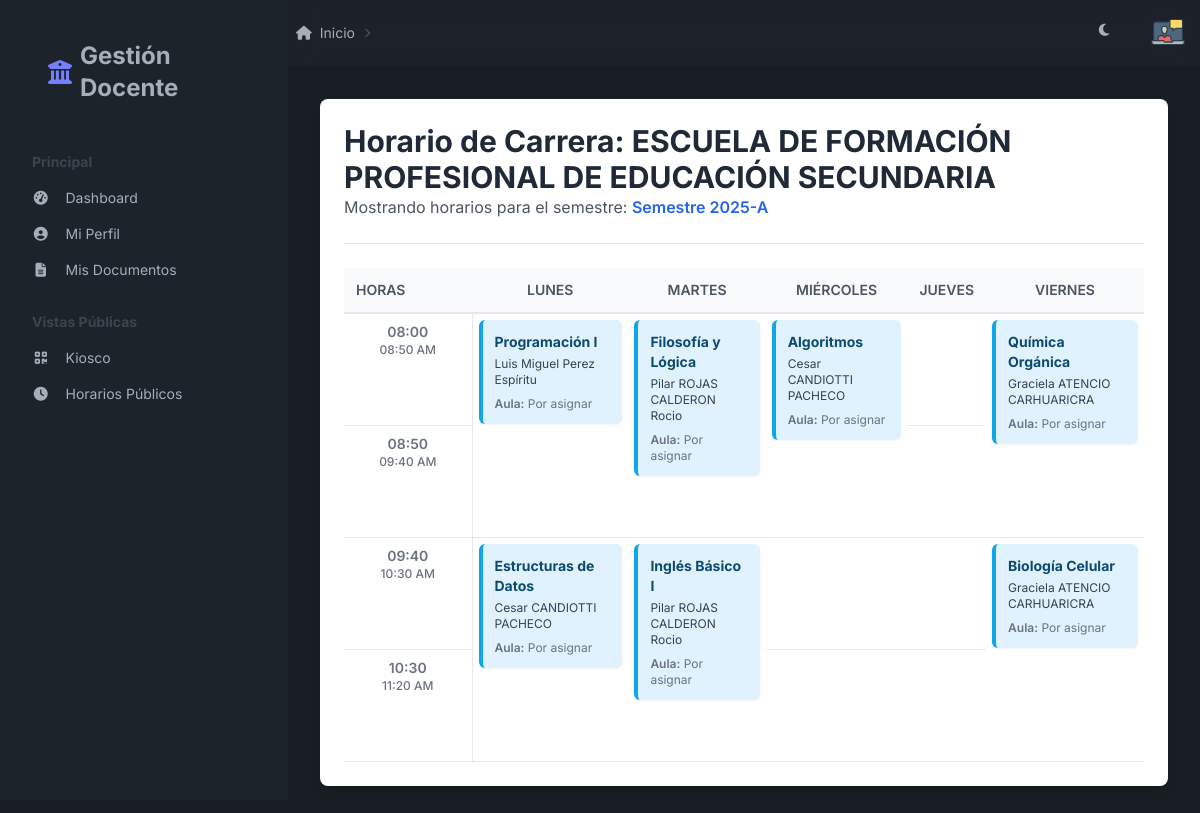
/horarios/1/ (signed in), run on the app's committed database.
### core/models.py (models this page shows, shortened)
class Docente(AbstractUser):
    DISPONIBILIDAD_CHOICES = [('COMPLETO', 'Tiempo Completo (Mañana y Tarde)'), ('MANANA', 'Solo Mañana'), ('TARDE', 'Solo Tarde')]
    dni = models.CharField(max_length=8, unique=True, db_index=True)
    especialidades = models.ManyToManyField(Especialidad, related_name="docentes")
    disponibilidad = models.CharField(max_length=20, choices=DISPONIBILIDAD_CHOICES, default='COMPLETO')
    id_qr = models.UUIDField(default=uuid.uuid4, editable=False, unique=True)
    foto = models.ImageField(upload_to='fotos_docentes/', null=True, blank=True, default='fotos_docentes/placeholder.png')
    def __str__(self): return f"{self.first_name} {self.last_name}"

class Carrera(models.Model):
    nombre = models.CharField(max_length=100)

class Semestre(models.Model):
    ESTADOS = [('PLANIFICACION', 'En Planificación'), ('ACTIVO', 'Activo'), ('CERRADO', 'Cerrado')]
    TIPO_SEMESTRE = [('IMPAR', 'Impar (A)'), ('PAR', 'Par (B)')]
    nombre = models.CharField(max_length=100, help_text="Ej: Semestre 2025-A")
    tipo = models.CharField(max_length=10, choices=TIPO_SEMESTRE, default='IMPAR')
    fecha_inicio = models.DateField()
    fecha_fin = models.DateField()
    estado = models.CharField(max_length=20, choices=ESTADOS, default='PLANIFICACION')

class FranjaHoraria(models.Model):
    TURNO_CHOICES = [('MANANA', 'Mañana'), ('TARDE', 'Tarde'), ('NOCHE', 'Noche')]
    turno = models.CharField(max_length=10, choices=TURNO_CHOICES)
    hora_inicio = models.TimeField()
    hora_fin = models.TimeField()
    class Meta:
        verbose_name = "Franja Horaria"; verbose_name_plural = "Franjas Horarias"; ordering = ['hora_inicio']

class Curso(models.Model):
    TIPO_CURSO_CHOICES = [('ESPECIALIDAD', 'Especialidad'), ('GENERAL', 'General')]
    SEMESTRE_CURSADO_CHOICES = [(1, 'Semestre I'), (2, 'Semestre II'), (3, 'Semestre III'), (4, 'Semestre IV'), (5, 'Semestre V'), (6, 'Semestre VI'), (7, 'Semestre VII'), (8, 'Semestre VIII'), (9, 'Semestre IX'), (10, 'Semestre X')]
    nombre = models.CharField(max_length=100)
    tipo_curso = models.CharField(max_length=20, choices=TIPO_CURSO_CHOICES, default='ESPECIALIDAD')
    docente = models.ForeignKey(Docente, on_delete=models.SET_NULL, null=True, blank=True)
    carrera = models.ForeignKey(Carrera, on_delete=models.CASCADE)
    especialidad = models.ForeignKey(Especialidad, on_delete=models.SET_NULL, null=True, related_name='cursos')
    semestre = models.ForeignKey(Semestre, on_delete=models.SET_NULL, null=True, related_name='cursos')
    semestre_cursado = models.IntegerField(choices=SEMESTRE_CURSADO_CHOICES, null=True, blank=True)
    horario_inicio = models.TimeField(null=True, blank=True)
    horario_fin = models.TimeField(null=True, blank=True)
    dia = models.CharField(max_length=20, choices=[('Lunes', 'Lunes'), ('Martes', 'Martes'), ('Miércoles', 'Miércoles'), ('Jueves', 'Jueves'), ('Viernes', 'Viernes')], null=True, blank=True)
    duracion_bloques = models.IntegerField(default=2, help_text="Número de bloques de 50 minutos que dura el curso.")

### core/views.py (the view)
# urls.py: path('horarios/<int:carrera_id>/', views.ver_horarios, name='ver_horarios'),
@login_required
def ver_horarios(request, carrera_id):
    semestre_activo = Semestre.objects.filter(estado='ACTIVO').first()
    carrera = Carrera.objects.get(id=carrera_id)
    cursos_asignados = Curso.objects.filter(
        carrera=carrera,
        semestre=semestre_activo,
        dia__isnull=False,
        horario_inicio__isnull=False
    ).order_by('dia', 'horario_inicio')
    franjas_horarias = list(FranjaHoraria.objects.all().order_by('hora_inicio'))
    dias_semana = ['Lunes', 'Martes', 'Miércoles', 'Jueves', 'Viernes']
    horario_grid = {franja.id: {dia: None for dia in dias_semana} for franja in franjas_horarias}
    for curso in cursos_asignados:
        try:
            franja_inicio_obj = next(f for f in franjas_horarias if f.hora_inicio == curso.horario_inicio)
            horario_grid[franja_inicio_obj.id][curso.dia] = curso
            if curso.duracion_bloques > 1:
                start_index = franjas_horarias.index(franja_inicio_obj)
                for i in range(1, curso.duracion_bloques):
                    if (start_index + i) < len(franjas_horarias):
                        franja_ocupada = franjas_horarias[start_index + i]
                        horario_grid[franja_ocupada.id][curso.dia] = 'OCUPADO'
        except (StopIteration, TypeError, AttributeError):
            continue
    context = {
        'carrera': carrera,
        'semestre_activo': semestre_activo,
        'horario_grid': horario_grid,
        'franjas_horarias': franjas_horarias,
        'dias_semana': dias_semana,
    }
    return render(request, 'ver_horarios.html', context)

### core/templatetags/template_extras.py (called while the page is built)
@register.filter
def get_item(dictionary, key):
    return dictionary.get(key)

### templates/ver_horarios.html (shortened to what this page needs)
{% extends 'base.html' %}
{% load template_extras %}
{% block content %}
<div class="bg-white p-6 rounded-lg shadow-lg">
    <div class="flex flex-wrap justify-between items-center mb-6 pb-6 border-b border-gray-200">
        <div>
            <h1 class="text-3xl font-bold text-gray-800">Horario de Carrera: {{ carrera.nombre }}</h1>
            {% if semestre_activo %}
                <p class="text-gray-600">Mostrando horarios para el semestre: <span class="font-semibold text-blue-600">{{ semestre_activo.nombre }}</span></p>
            {% else %}
                 <p class="text-red-500 font-semibold">¡Atención! No hay un semestre activo configurado.</p>
            {% endif %}
        </div>
    </div>
    {% if not horario_grid %}
        <div class="p-8 my-8 text-center text-gray-500 bg-gray-50 rounded-lg">
            <h3 class="text-xl font-semibold">Horarios no disponibles</h3>
            <p>Aún no se han generado o asignado horarios para esta carrera en el semestre activo.</p>
        </div>
    {% else %}
    <div class="overflow-x-auto">
        <table class="min-w-full border-collapse">
            <thead class="bg-gray-50">
                <tr>
                    <th class="py-3 px-3 border-b-2 border-gray-200 text-left text-sm font-semibold text-gray-600 uppercase w-32">Horas</th>
                    {% for dia in dias_semana %}
                    <th class="py-3 px-3 border-b-2 border-gray-200 text-center text-sm font-semibold text-gray-600 uppercase">{{ dia }}</th>
                    {% endfor %}
                </tr>
            </thead>
            <tbody>
                {% for franja in franjas_horarias %}
                <tr class="h-28">
                    <td class="py-2 px-3 border-r border-b border-gray-200 text-center text-xs font-medium text-gray-500 align-top">
                        <div class="font-semibold text-sm">{{ franja.hora_inicio|time:"h:i" }}</div>
                        <div>{{ franja.hora_fin|time:"h:i A" }}</div>
                    </td>
                    {% for dia in dias_semana %}
                        {% with curso=horario_grid|get_item:franja.id|get_item:dia %}
                            {% if curso != 'OCUPADO' %}
                                <td class="p-1.5 border-b border-gray-200 align-top relative" {% if curso and curso.duracion_bloques > 1 %}rowspan="{{ curso.duracion_bloques }}"{% endif %}>
                                    {% if curso %}
                                        <div class="h-full bg-sky-100 text-sky-900 border-l-4 border-sky-500 p-3 rounded-md text-sm shadow-sm flex flex-col justify-between">
                                            <div>
                                                <p class="font-bold">{{ curso.nombre }}</p>
                                                <p class="text-xs text-gray-700 mt-1">{{ curso.docente }}</p>
                                                <p class="text-xs text-gray-500 mt-2">
                                                    <span class="font-semibold">Aula:</span> {{ curso.aula|default:"Por asignar" }}
                                                </p>
                                            </div>
                                        </div>
                                    {% endif %}
                                </td>
                            {% endif %}
                        {% endwith %}
                    {% endfor %}
                </tr>
                {% endfor %}
            </tbody>
        </table>
    </div>
    {% endif %}
</div>
{% endblock %}

### templates/base.html (shortened to what this page needs)
{% load static %} <!DOCTYPE html>
<html lang="es" data-theme="dark"> <head>
    <link href="https://cdn.jsdelivr.net/npm/daisyui@4.7.2/dist/full.min.css" rel="stylesheet" type="text/css" />
    <script src="https://cdn.tailwindcss.com"></script>
    <link rel="stylesheet" href="https://cdnjs.cloudflare.com/ajax/libs/font-awesome/6.5.1/css/all.min.css">
</head>
<body class="bg-base-200">
    <div class="drawer lg:drawer-open">
        <div class="drawer-content flex flex-col bg-base-200">
            <div class="navbar bg-base-100/80 backdrop-blur-md sticky top-0 z-30 shadow-sm hidden lg:flex border-b border-base-300/50">
                <div class="flex-1">
                    <div class="text-sm breadcrumbs">
                        <ul>
                          <li><a><i class="fas fa-home mr-2"></i> Inicio</a></li>
                          <li><a>{% block breadcrumb %}{% endblock %}</a></li>
                        </ul>
                    </div>
                </div>
                <div class="flex-none gap-4">
                    <label class="swap swap-rotate btn btn-ghost btn-circle">
                        <i class="fas fa-moon swap-off fill-current w-5 h-5 transition-transform duration-300 ease-in-out"></i>
                    </label>
                    <div class="dropdown dropdown-end">
                        <label tabindex="0" class="btn btn-ghost btn-circle avatar">
                            <div class="w-10 rounded-full ring-2 ring-offset-2 ring-offset-base-100 ring-transparent hover:ring-primary transition-shadow duration-300">
                                <img src="{% if user.foto %}{{ user.foto.url }}{% else %}{% static 'placeholder.png' %}{% endif %}" />
                            </div>
                        </label>
                    </div>
                </div>
            </div>
            <main class="flex-1 p-6 lg:p-8 animate-fade-in">
                {% block content %}
                {% endblock %}
            </main>
        </div>
        <div class="drawer-side">
            <ul class="menu p-4 w-72 min-h-full bg-base-100 text-base-content">
                <li class="text-2xl font-bold p-4 mb-4">
                    <a href="{% url 'dashboard' %}" class="hover:text-primary transition-colors duration-300">
                        <i class="fas fa-university text-primary"></i>
                        Gestión Docente
                    </a>
                </li>
                <li class="menu-title"><span class="opacity-60">Principal</span></li>
                <li><a href="{% url 'dashboard' %}" class="group transition-all duration-300"><i class="fas fa-tachometer-alt fa-fw mr-2 group-hover:text-primary transition-colors duration-300"></i> Dashboard</a></li>
                <li><a href="{% url 'perfil' %}" class="group transition-all duration-300"><i class="fas fa-user-circle fa-fw mr-2 group-hover:text-primary transition-colors duration-300"></i> Mi Perfil</a></li>
                <li><a href="{% url 'lista_documentos' %}" class="group transition-all duration-300"><i class="fas fa-file-alt fa-fw mr-2 group-hover:text-primary transition-colors duration-300"></i> Mis Documentos</a></li>
                <li class="menu-title"><span class="opacity-60 pt-4">Vistas Públicas</span></li>
                <li><a href="{% url 'kiosco_page' %}" target="_blank" class="group transition-all duration-300"><i class="fas fa-qrcode fa-fw mr-2 group-hover:text-primary transition-colors duration-300"></i> Kiosco</a></li>
                <li><a href="{% url 'vista_publica_horarios' %}" class="group transition-all duration-300"><i class="fas fa-clock fa-fw mr-2 group-hover:text-primary transition-colors duration-300"></i> Horarios Públicos</a></li>
            </ul>
        </div>
    </div>
</body>
</html>

### templates/base.html (style rules this page uses)
body { font-family: 'Inter', sans-serif; }
.animate-fade-in { animation: fadeIn 0.5s ease-out forwards; }

### data on the page
Docente: foto (placeholder picture)
Carrera: nombre "ESCUELA DE FORMACIÓN PROFESIONAL DE EDUCACIÓN SECUNDARIA"
Semestre: nombre "Semestre 2025-A"
FranjaHoraria: hora_inicio "08:00", hora_fin "08:50 AM", aula "Por asignar" "Por asignar" "Por asignar" "Por asignar"
Curso: nombre "Programación I", docente "Luis Miguel Perez Espíritu"
Curso: nombre "Filosofía y Lógica", docente "Pilar ROJAS CALDERON Rocio"
Curso: nombre "Algoritmos", docente "Cesar CANDIOTTI PACHECO"
Curso: nombre "Química Orgánica", docente "Graciela ATENCIO CARHUARICRA"
FranjaHoraria: hora_inicio "08:50", hora_fin "09:40 AM"
FranjaHoraria: hora_inicio "09:40", hora_fin "10:30 AM", aula "Por asignar" "Por asignar" "Por asignar"
Curso: nombre "Estructuras de Datos", docente "Cesar CANDIOTTI PACHECO"
Curso: nombre "Inglés Básico I", docente "Pilar ROJAS CALDERON Rocio"
Curso: nombre "Biología Celular", docente "Graciela ATENCIO CARHUARICRA"
FranjaHoraria: hora_inicio "10:30", hora_fin "11:20 AM"

### other printed values
{{ dia }} "LUNES" "MARTES" "MIÉRCOLES" "JUEVES" "VIERNES"
